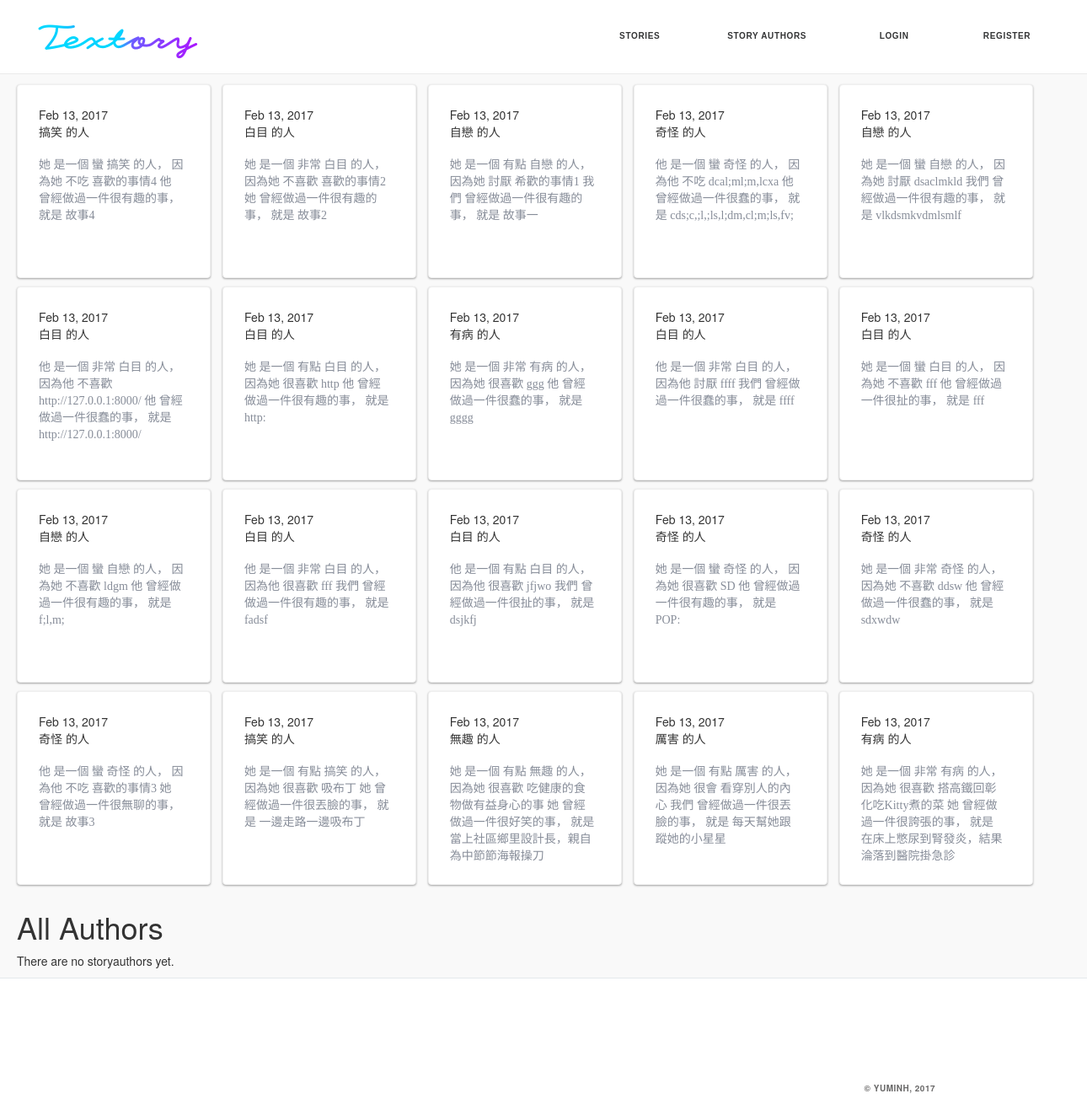
Before: /stories/ with the older database file.
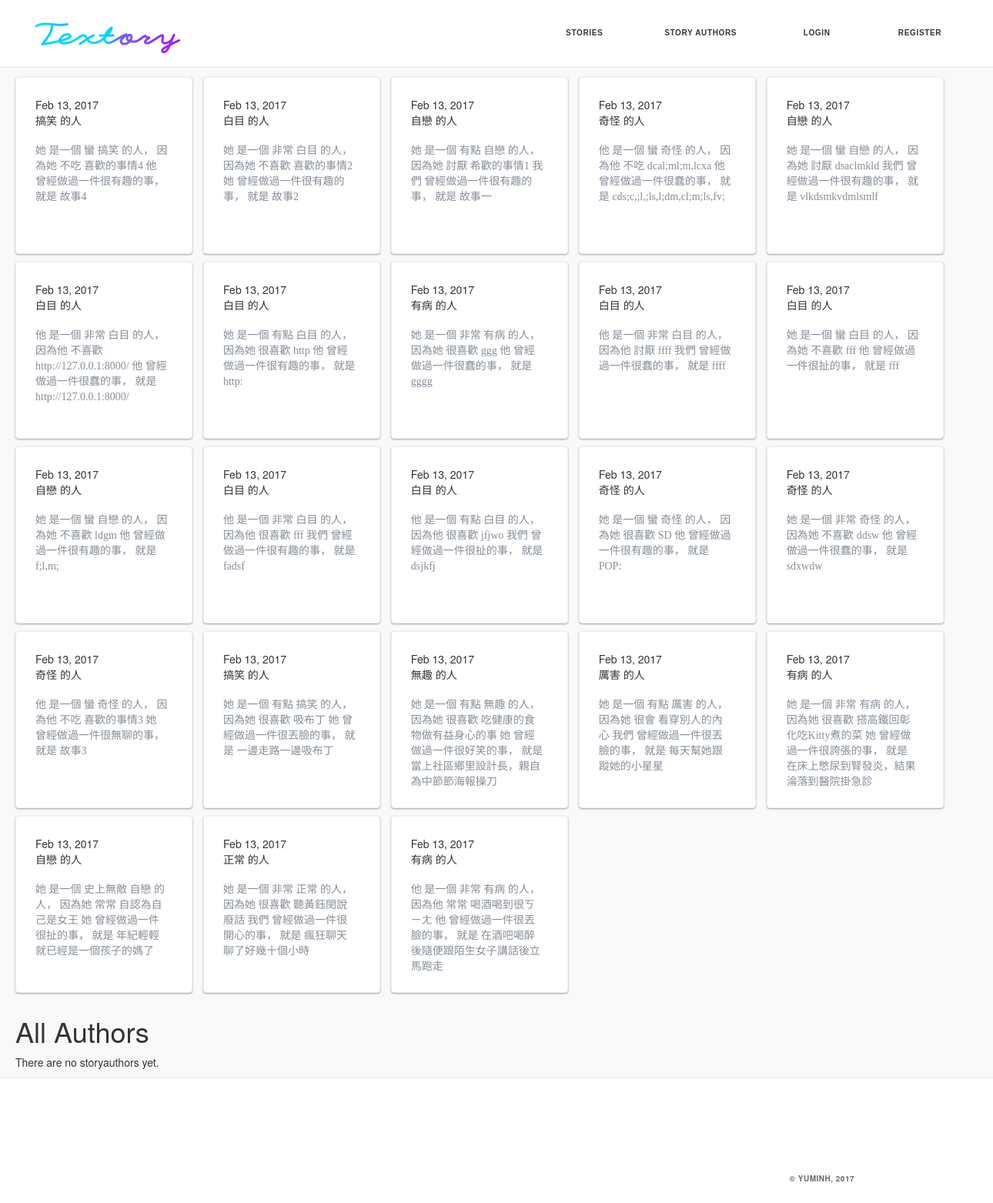
After: the same page with the newer database file.
### story/models.py (models this page shows, shortened)
class Story(models.Model):
    author = models.ForeignKey(StoryAuthor, related_name='storys',null=True)
    sb_thing = models.CharField(max_length=30,null=True)
    sb_story = models.CharField(max_length=30,null=True)
    sb_name = models.CharField(max_length=30,null=True)
    SB_GENDER = (
        ('他','他'),
        ('她','她'),
    )
    sb_gender = models.CharField(max_length = 100,null=True,choices = SB_GENDER, )
    SB_ADV = (
        ('有點','有點'),
        ('非常','非常'),
        ('蠻','蠻'),
        ('超級','超級'),
        ('史上無敵','史上無敵'),
    )
    sb_adv = models.CharField(max_length = 100,null=True,choices = SB_ADV)
    SB_ADJ = (
        ('奇怪','奇怪'),
        ('白目','白目'),
        ('有病','有病'),
        ('自戀','自戀'),
        ('搞笑','搞笑'),
        ('孤僻','孤僻'),
        ('嚴肅','嚴肅'),
        ('無趣','無趣'),
        ('冷靜','冷靜'),
        ('可怕','可怕'),
        ('呆呆','呆呆'),
        ('萌萌','萌萌'),
        ('厲害','厲害'),
        ('正常','正常'),
        ('懶惰','懶惰'),
    )
    sb_adj = models.CharField(max_length = 100,null=True,choices = SB_ADJ)
    SB_ABOUT = (
        ('很喜歡','很喜歡'),
        ('不喜歡','不喜歡'),
        ('不吃','不吃'),
        ('討厭','討厭'),
        ('怕','怕'),
        ('常常','常常'),
        ('很會','很會'),
    )
    sb_about = models.CharField(max_length = 100,null=True,choices = SB_ABOUT)
    WHO = (
        ('我們','我們'),
        ('他','他'),
        ('她','她'),
    )
    who = models.CharField(max_length = 100,null=True,choices = WHO)
    STH_ADJ = (
        ('扯','扯'),
        ('蠢','蠢'),
        ('煩','煩'),
        ('有趣','有趣'),
        ('好笑','好笑'),
        ('丟臉','丟臉'),
        ('瘋狂','瘋狂'),
        ('誇張','誇張'),
        ('無聊','無聊'),
        ('幼稚','幼稚'),
        ('難忘','難忘'),
        ('開心','開心'),
    )
    sth_adj = models.CharField(max_length = 100,null=True,choices = STH_ADJ)
    ITJCTS = (
        ('哎','哎'),
        ('哈哈','哈哈'),
        ('呵呵','呵呵'),
        ('顆顆','顆顆'),
    )
    itjcts = models.CharField(max_length = 100,null=True,choices = ITJCTS)
    MARK = (
        ('~','~'),
        ('!','!'),
        ('!!!','!!!'),
        ('XD','XD'),
        ('>///<','>///<'),
        ('^^','^^'),
        (':)',':)'),
        ('。','。'),
    )
    mark = models.CharField(max_length = 100,null=True,choices = MARK)
    created_date = models.DateTimeField(
            default=timezone.now)
    published_date = models.DateTimeField(
            blank=True, null=True)

### story/views.py (the view)
# urls.py: url(r'^stories/$', views.story_list, name='story_list'),
def story_list(request):
    storys = Story.objects.filter(published_date__lte=timezone.now()).order_by('published_date')
    return render(request, 'story/story_list.html', {'storys':storys})

### story/templates/story/story_list.html (shortened to what this page needs)
{% extends 'story/base.html' %}
{% load staticfiles %}
{% block body %}
<div class="container">
  {% for story in storys %}
  <a href="{% url 'story_detail' pk=story.pk %}">
    <div class="about_page__tweet">
      <span>Feb 13, 2017</span>
      <br>
      {{ story.sb_adj }} 的人
      <br><br>
      <p style="font-size:14px; font-family: Noto Sans TC; font-weight: 300; color:#878d99;">
      {{ story.sb_gender }} 是一個 {{ story.sb_adv }} {{ story.sb_adj }} 的人，
      因為{{ story.sb_gender }} {{ story.sb_about }} {{ story.sb_thing }}
      {{ story.who }} 曾經做過一件很{{ story.sth_adj }}的事，
      就是 {{ story.sb_story }}
      <br>
      </p>
    </div>
  </a>
  {% endfor %}
  <h1>All Authors</h1>
  {% if storyauthor_list %}
    {% for author in storyauthor_list %}
      <a href="{% url 'storys_by_author' author.pk %}">{{ author }}</a>
    {% endfor %}
  {% else %}
    <p>There are no storyauthors yet.</p>
  {% endif %}
</div>
{% endblock %}

### story/templates/story/base.html (shortened to what this page needs)
<!DOCTYPE html>
{% load staticfiles %}
<html>
    <head>
        <link rel="stylesheet" href="{% static 'css/story.css' %}">
        <link rel="stylesheet" href="https://unpkg.com/element-ui/lib/theme-chalk/index.css">
        <link rel="stylesheet" href="//maxcdn.bootstrapcdn.com/bootstrap/3.2.0/css/bootstrap.min.css">
        <link rel="stylesheet" href="//maxcdn.bootstrapcdn.com/bootstrap/3.2.0/css/bootstrap-theme.min.css">
        <link rel="stylesheet" href="https://maxcdn.bootstrapcdn.com/bootstrap/3.3.7/css/bootstrap.min.css">
    </head>
    <body>
      <div id="id_wrapper">
        <section>
          <nav class="nav">
            <div class="nav_container">
              <div class="nav_logo_box"><a class="navbar-brand" href="/"><img src="{% static 'img/textory_logo.png' %}"></a></div>
              <div class="nav_buttons_box">
                {% if user.is_authenticated %}
                  <p>Username: {{ user }}</p>
                  <a class="button_blank button" href="{% url 'story_list' %}">Stories</a>
                  <a class="button_blank button" href="{% url 'storyauthors' %}">Story authors</a>
                  <a class="button_blank button" href="{% url 'account:view_profile' %}">Profile</a>
                  <a class="button_blank button" href="{% url 'account:logout' %}">Log out</a>
                  <a class="button" href="{% url 'story_new' %}">Add Story</a>
                {% else %}
                  <a class="button_blank button" href="{% url 'story_list' %}">Stories</a>
                  <a class="button_blank button" href="{% url 'storyauthors' %}">Story authors</a>
                  <a class="button_blank button" href="{% url 'account:login' %}">Login</a>
                  <a class="button_blank button" href="{% url 'account:register' %}">Register</a>
                {% endif %}
              </div>
            </div>
          </nav>
        </section>
        {% block body %}{% endblock %}
        <footer class="footer">
          <div class="footer_description_box--06">
            <div class="container footer_container">
              <span class="footer_copyright footer_copyright--06">© yuminH, 2017</span>
            </div>
          </div>
        </footer>
      </div>
    </body>
</html>

### static/css/story.css (style rules this page uses)
#id_wrapper { min-height: 100%; position: relative; margin-top: 100px; }
.nav { position: fixed; z-index: 10; left: 0; right: 0; top: 0; border-bottom: 1px solid #ebebeb; background-color: rgba(255,255,255,0.9); }
.nav_container { max-width: 1320px; margin: auto; padding: 0 30px; display: -ms-flexbox; display: flex; -ms-flex-align: center; align-items: center; -ms-flex-pack: justify; justify-content: space-between; height: 87px; }
.nav_logo_box { display: inline-block; }
.navbar-brand { margin-top: -10px; }
.button { display: inline-block; min-width: 130px; padding: 0 33px; height: 42px; line-height: 36px; border-radius: 42px; font-size: 10px; letter-spacing: 0.065em; text-transform: uppercase; font-weight: 700; font-family: Montserrat, Helvetica, sans-serif; background-color: #f6f6f6; border: 2px solid transparent; cursor: pointer; color: #333435; text-align: center; text-decoration: none; transition: background-color .25s ease-out, box-shadow .25s ease; }
.button_blank { background-color: transparent; box-shadow: none; color: #333435; }
.container { margin-top: 100px; padding: 0 300px; }
.footer { position: relative; background-color: white; }
.footer_description_box--06 { padding: 23px 0 25px; border-top: 1px solid rgba(188,198,208,0.4); }
.footer_container { max-width: 960px; padding: 0 30px; }
.footer_copyright { color: #6a6969; font-weight: 700; font-size: 10px; text-transform: uppercase; letter-spacing: 0.05em; float: right; }

### story/templates/story/story_list.html (style rules this page uses)
body { background: #F9F9F9; }
.container { width: 1280px; }
.about_page__tweet { width: 230px; height: 230px; padding: 25px 30px 40px 25px; margin: 0 10px 10px 0; display: inline-block; vertical-align: top; overflow: hidden; cursor: pointer; background-color: #fff; border: 1px solid #efefef; border-radius: 4px; box-shadow: 0 1px 3px rgba(0,0,0,0.12), 0 1px 2px rgba(0,0,0,0.24); transition: all 0.3s cubic-bezier(.25,.8,.25,1); }
a { color: inherit; }

### story/templates/story/base.html (style rules this page uses)
#id_wrapper { min-height: 100%; position: relative; margin-top: 100px; }

Changed rows visible on the page:
added Story: sb_adj "自戀", sb_gender "她", sb_adv "史上無敵", sb_about "常常", sb_thing "自認為自己是女王", who "她", sth_adj "扯", sb_story "年紀輕輕就已經是一個孩子的媽了"
added Story: sb_adj "正常", sb_gender "她", sb_adv "非常", sb_about "很喜歡", sb_thing "聽黃鈺閔說廢話", who "我們", sth_adj "開心", sb_story "瘋狂聊天聊了好幾十個小時"
added Story: sb_adj "有病", sb_gender "他", sb_adv "非常", sb_about "常常", sb_thing "喝酒喝到很ㄎㄧㄤ", who "他", sth_adj "丟臉", sb_story "在酒吧喝醉後隨便跟陌生女子講話後立馬跑走"
